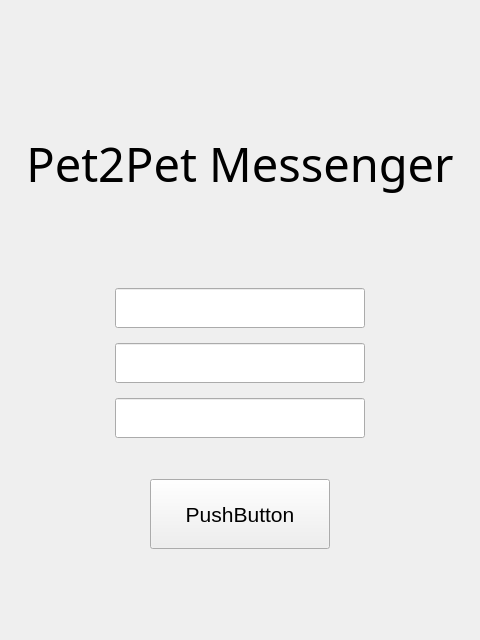
<?xml version="1.0" encoding="UTF-8"?>
<ui version="4.0">
 <class>LogRegForm</class>
 <widget class="QWidget" name="LogRegForm">
  <property name="geometry">
   <rect>
    <x>0</x>
    <y>0</y>
    <width>480</width>
    <height>640</height>
   </rect>
  </property>
  <property name="windowTitle">
   <string>Form</string>
  </property>
  <layout class="QVBoxLayout" name="verticalLayout">
   <item>
    <spacer name="verticalSpacer_3">
     <property name="orientation">
      <enum>Qt::Vertical</enum>
     </property>
     <property name="sizeType">
      <enum>QSizePolicy::Minimum</enum>
     </property>
     <property name="sizeHint" stdset="0">
      <size>
       <width>20</width>
       <height>120</height>
      </size>
     </property>
    </spacer>
   </item>
   <item>
    <widget class="QLabel" name="label">
     <property name="font">
      <font>
       <family>MS PMincho</family>
       <pointsize>35</pointsize>
      </font>
     </property>
     <property name="text">
      <string>Pet2Pet Messenger</string>
     </property>
     <property name="alignment">
      <set>Qt::AlignCenter</set>
     </property>
    </widget>
   </item>
   <item>
    <spacer name="verticalSpacer_2">
     <property name="orientation">
      <enum>Qt::Vertical</enum>
     </property>
     <property name="sizeHint" stdset="0">
      <size>
       <width>20</width>
       <height>82</height>
      </size>
     </property>
    </spacer>
   </item>
   <item>
    <layout class="QHBoxLayout" name="horizontalLayout_2">
     <item>
      <spacer name="horizontalSpacer_3">
       <property name="orientation">
        <enum>Qt::Horizontal</enum>
       </property>
       <property name="sizeHint" stdset="0">
        <size>
         <width>40</width>
         <height>20</height>
        </size>
       </property>
      </spacer>
     </item>
     <item>
      <widget class="QLineEdit" name="LoginLine">
       <property name="minimumSize">
        <size>
         <width>250</width>
         <height>40</height>
        </size>
       </property>
      </widget>
     </item>
     <item>
      <spacer name="horizontalSpacer_8">
       <property name="orientation">
        <enum>Qt::Horizontal</enum>
       </property>
       <property name="sizeHint" stdset="0">
        <size>
         <width>40</width>
         <height>20</height>
        </size>
       </property>
      </spacer>
     </item>
    </layout>
   </item>
   <item>
    <widget class="QFrame" name="EmailFrame">
     <layout class="QHBoxLayout" name="horizontalLayout_3">
      <item>
       <spacer name="horizontalSpacer_4">
        <property name="orientation">
         <enum>Qt::Horizontal</enum>
        </property>
        <property name="sizeHint" stdset="0">
         <size>
          <width>40</width>
          <height>20</height>
         </size>
        </property>
       </spacer>
      </item>
      <item>
       <widget class="QLineEdit" name="EmailLine">
        <property name="minimumSize">
         <size>
          <width>250</width>
          <height>40</height>
         </size>
        </property>
       </widget>
      </item>
      <item>
       <spacer name="horizontalSpacer_6">
        <property name="orientation">
         <enum>Qt::Horizontal</enum>
        </property>
        <property name="sizeHint" stdset="0">
         <size>
          <width>40</width>
          <height>20</height>
         </size>
        </property>
       </spacer>
      </item>
     </layout>
    </widget>
   </item>
   <item>
    <layout class="QHBoxLayout" name="horizontalLayout_4">
     <item>
      <spacer name="horizontalSpacer_5">
       <property name="orientation">
        <enum>Qt::Horizontal</enum>
       </property>
       <property name="sizeHint" stdset="0">
        <size>
         <width>40</width>
         <height>20</height>
        </size>
       </property>
      </spacer>
     </item>
     <item>
      <widget class="QLineEdit" name="PassLine">
       <property name="minimumSize">
        <size>
         <width>250</width>
         <height>40</height>
        </size>
       </property>
      </widget>
     </item>
     <item>
      <spacer name="horizontalSpacer_7">
       <property name="orientation">
        <enum>Qt::Horizontal</enum>
       </property>
       <property name="sizeHint" stdset="0">
        <size>
         <width>40</width>
         <height>20</height>
        </size>
       </property>
      </spacer>
     </item>
    </layout>
   </item>
   <item>
    <spacer name="verticalSpacer">
     <property name="orientation">
      <enum>Qt::Vertical</enum>
     </property>
     <property name="sizeType">
      <enum>QSizePolicy::Preferred</enum>
     </property>
     <property name="sizeHint" stdset="0">
      <size>
       <width>20</width>
       <height>35</height>
      </size>
     </property>
    </spacer>
   </item>
   <item>
    <layout class="QHBoxLayout" name="horizontalLayout">
     <item>
      <spacer name="horizontalSpacer">
       <property name="orientation">
        <enum>Qt::Horizontal</enum>
       </property>
       <property name="sizeHint" stdset="0">
        <size>
         <width>40</width>
         <height>20</height>
        </size>
       </property>
      </spacer>
     </item>
     <item>
      <widget class="QPushButton" name="LogRegButton">
       <property name="minimumSize">
        <size>
         <width>180</width>
         <height>70</height>
        </size>
       </property>
       <property name="font">
        <font>
         <pointsize>16</pointsize>
        </font>
       </property>
       <property name="text">
        <string>PushButton</string>
       </property>
      </widget>
     </item>
     <item>
      <spacer name="horizontalSpacer_2">
       <property name="orientation">
        <enum>Qt::Horizontal</enum>
       </property>
       <property name="sizeHint" stdset="0">
        <size>
         <width>40</width>
         <height>20</height>
        </size>
       </property>
      </spacer>
     </item>
    </layout>
   </item>
   <item>
    <spacer name="verticalSpacer_4">
     <property name="orientation">
      <enum>Qt::Vertical</enum>
     </property>
     <property name="sizeType">
      <enum>QSizePolicy::Minimum</enum>
     </property>
     <property name="sizeHint" stdset="0">
      <size>
       <width>20</width>
       <height>80</height>
      </size>
     </property>
    </spacer>
   </item>
  </layout>
 </widget>
 <resources/>
 <connections/>
</ui>
